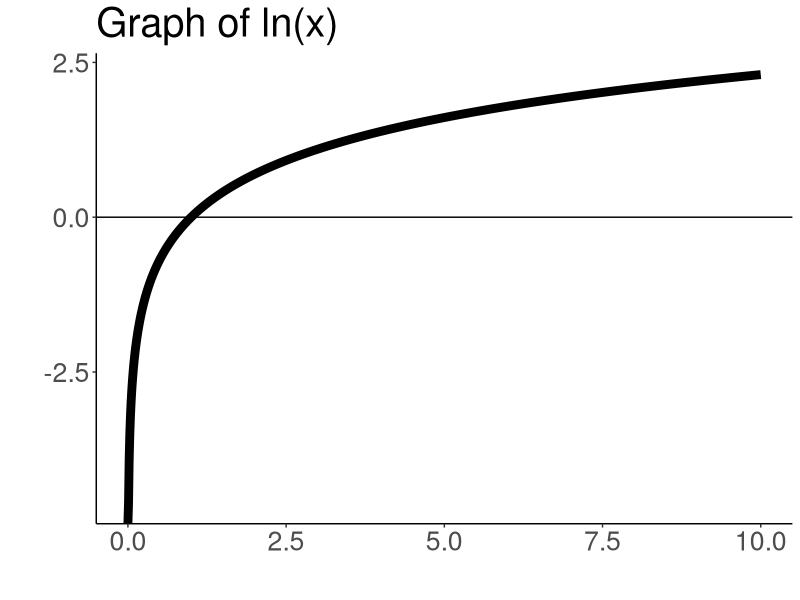

Recreate this plot in R. (Note: this script raises an error after producing the figure.)
## ---- chunk 1
library(tidyverse)
x=seq(0,10,by=.01)

y=log(x)

ggplot()+
  geom_line(aes(x=x,y=y),color="black",linewidth=3)+
  theme_classic()+
  theme(text=element_text(size=24))+
  labs(x="",y="",title="Graph of ln(x)")+
  geom_hline(yintercept = 0)
## ---- chunk 2
knitr::include_graphics("https://imgs.xkcd.com/comics/differentiation_and_integration.png")
## ---- chunk 3
knitr::include_graphics("img/area.png")
## ---- chunk 4
knitr::include_graphics("img/reimann.png")
## ---- chunk 5
x=seq(-5,5,by=.1)
y=x^3-12*x+2

x_tab=seq(-3,3,by=1)
y_tab=x_tab^3-12*x_tab+2


data.frame(x=x_tab,y=y_tab) %>% 
  knitr::kable()
#DT::datatable(round(data.frame(x=x_tab,y=y_tab),2),
              #fillContainer = FALSE, options = list(pageLength = 6))
## ---- chunk 6
ggplot()+
  geom_line(aes(x=x,y=y),size=2.5,color="#003660")+
  theme_classic()+
  annotate("segment",x=-3,xend=-3,y=11,yend=-63,linetype=1,color="#FEBC11",size=2)+
  annotate("segment",x=3,xend=3,y=-7,yend=-63,color="#FEBC11",size=2)+
  theme(text = element_text(size = 28))+
  scale_y_continuous(expand=c(0,0))+
  scale_x_continuous(breaks=seq(-5,5))
## ---- chunk 7
knitr::include_graphics("img/riemann.gif")
## ---- chunk 8
knitr::include_graphics("img/c.png")
## ---- chunk 9
knitr::include_graphics("img/increase.PNG")
## ---- chunk 10
knitr::include_graphics("img/twocurve.png")
## ---- chunk 11
knitr::include_graphics("img/diffxtwo.gif")
